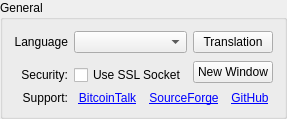
      <widget class="QGroupBox" name="sellBuyGroupBox">
       <property name="sizePolicy">
        <sizepolicy hsizetype="Expanding" vsizetype="Maximum">
         <horstretch>0</horstretch>
         <verstretch>0</verstretch>
        </sizepolicy>
       </property>
       <property name="minimumSize">
        <size>
         <width>0</width>
         <height>0</height>
        </size>
       </property>
       <property name="maximumSize">
        <size>
         <width>480</width>
         <height>16777215</height>
        </size>
       </property>
       <property name="accessibleName">
        <string>TR00041</string>
       </property>
       <property name="styleSheet">
        <string notr="true"/>
       </property>
       <property name="title">
        <string>General</string>
       </property>
       <layout class="QGridLayout" name="gridLayout_3">
        <property name="verticalSpacing">
         <number>6</number>
        </property>
        <item row="0" column="0">
         <widget class="QLabel" name="label_51">
          <property name="sizePolicy">
           <sizepolicy hsizetype="Preferred" vsizetype="Preferred">
            <horstretch>0</horstretch>
            <verstretch>0</verstretch>
           </sizepolicy>
          </property>
          <property name="accessibleName">
           <string>TR00047</string>
          </property>
          <property name="text">
           <string>Language</string>
          </property>
          <property name="alignment">
           <set>Qt::AlignRight|Qt::AlignTrailing|Qt::AlignVCenter</set>
          </property>
          <property name="openExternalLinks">
           <bool>true</bool>
          </property>
         </widget>
        </item>
        <item row="1" column="2" rowspan="2">
         <widget class="QPushButton" name="buttonNewWindow">
          <property name="sizePolicy">
           <sizepolicy hsizetype="Expanding" vsizetype="Fixed">
            <horstretch>0</horstretch>
            <verstretch>0</verstretch>
           </sizepolicy>
          </property>
          <property name="minimumSize">
           <size>
            <width>60</width>
            <height>0</height>
           </size>
          </property>
          <property name="maximumSize">
           <size>
            <width>16777215</width>
            <height>16777215</height>
           </size>
          </property>
          <property name="accessibleName">
           <string>TR00051</string>
          </property>
          <property name="text">
           <string>New Window</string>
          </property>
         </widget>
        </item>
        <item row="0" column="1">
         <widget class="QComboBox" name="langComboBox">
          <property name="sizePolicy">
           <sizepolicy hsizetype="Expanding" vsizetype="Fixed">
            <horstretch>0</horstretch>
            <verstretch>0</verstretch>
           </sizepolicy>
          </property>
         </widget>
        </item>
        <item row="3" column="0">
         <widget class="QLabel" name="label_52">
          <property name="sizePolicy">
           <sizepolicy hsizetype="Preferred" vsizetype="Preferred">
            <horstretch>0</horstretch>
            <verstretch>0</verstretch>
           </sizepolicy>
          </property>
          <property name="accessibleName">
           <string>TR00052</string>
          </property>
          <property name="text">
           <string>Support:</string>
          </property>
          <property name="alignment">
           <set>Qt::AlignRight|Qt::AlignTrailing|Qt::AlignVCenter</set>
          </property>
          <property name="openExternalLinks">
           <bool>false</bool>
          </property>
         </widget>
        </item>
        <item row="2" column="0">
         <widget class="QLabel" name="label_50">
          <property name="sizePolicy">
           <sizepolicy hsizetype="Preferred" vsizetype="Preferred">
            <horstretch>0</horstretch>
            <verstretch>0</verstretch>
           </sizepolicy>
          </property>
          <property name="accessibleName">
           <string>TR00049</string>
          </property>
          <property name="text">
           <string>Security:</string>
          </property>
          <property name="alignment">
           <set>Qt::AlignRight|Qt::AlignTrailing|Qt::AlignVCenter</set>
          </property>
          <property name="openExternalLinks">
           <bool>true</bool>
          </property>
         </widget>
        </item>
        <item row="2" column="1">
         <widget class="QCheckBox" name="sslCheck">
          <property name="sizePolicy">
           <sizepolicy hsizetype="Maximum" vsizetype="Preferred">
            <horstretch>0</horstretch>
            <verstretch>0</verstretch>
           </sizepolicy>
          </property>
          <property name="accessibleName">
           <string>TR00050</string>
          </property>
          <property name="text">
           <string>Use SSL Socket</string>
          </property>
         </widget>
        </item>
        <item row="3" column="1" colspan="2">
         <layout class="QHBoxLayout" name="horizontalLayout_3">
          <property name="spacing">
           <number>8</number>
          </property>
          <item>
           <widget class="QLabel" name="label_55">
            <property name="sizePolicy">
             <sizepolicy hsizetype="Maximum" vsizetype="Maximum">
              <horstretch>0</horstretch>
              <verstretch>0</verstretch>
             </sizepolicy>
            </property>
            <property name="minimumSize">
             <size>
              <width>0</width>
              <height>0</height>
             </size>
            </property>
            <property name="toolTip">
             <string>https://bitcointalk.org/index.php?topic=201062.0</string>
            </property>
            <property name="text">
             <string>&lt;a href=&quot;https://bitcointalk.org/index.php?topic=201062.0&quot;&gt;&lt;span style=&quot; text-decoration: underline; color:#0000ff;&quot;&gt;BitcoinTalk&lt;/span&gt;&lt;/a&gt;</string>
            </property>
            <property name="alignment">
             <set>Qt::AlignCenter</set>
            </property>
            <property name="openExternalLinks">
             <bool>true</bool>
            </property>
           </widget>
          </item>
          <item>
           <widget class="QLabel" name="label_53">
            <property name="sizePolicy">
             <sizepolicy hsizetype="Maximum" vsizetype="Maximum">
              <horstretch>0</horstretch>
              <verstretch>0</verstretch>
             </sizepolicy>
            </property>
            <property name="minimumSize">
             <size>
              <width>0</width>
              <height>0</height>
             </size>
            </property>
            <property name="toolTip">
             <string>https://sourceforge.net/projects/bitcointrader</string>
            </property>
            <property name="text">
             <string>&lt;a href=&quot;https://sourceforge.net/projects/bitcointrader/&quot;&gt;&lt;span style=&quot; text-decoration: underline; color:#0000ff;&quot;&gt;SourceForge&lt;/span&gt;&lt;/a&gt;</string>
            </property>
            <property name="alignment">
             <set>Qt::AlignCenter</set>
            </property>
            <property name="openExternalLinks">
             <bool>true</bool>
            </property>
           </widget>
          </item>
          <item>
           <widget class="QLabel" name="label_54">
            <property name="sizePolicy">
             <sizepolicy hsizetype="Maximum" vsizetype="Maximum">
              <horstretch>0</horstretch>
              <verstretch>0</verstretch>
             </sizepolicy>
            </property>
            <property name="minimumSize">
             <size>
              <width>0</width>
              <height>0</height>
             </size>
            </property>
            <property name="toolTip">
             <string>https://github.com/JulyIGHOR/QtBitcoinTrader</string>
            </property>
            <property name="text">
             <string>&lt;a href=&quot;https://github.com/JulyIGHOR/QtBitcoinTrader&quot;&gt;&lt;span style=&quot; text-decoration: underline; color:#0000ff;&quot;&gt;GitHub&lt;/span&gt;&lt;/a&gt;</string>
            </property>
            <property name="alignment">
             <set>Qt::AlignCenter</set>
            </property>
            <property name="openExternalLinks">
             <bool>true</bool>
            </property>
           </widget>
          </item>
         </layout>
        </item>
        <item row="0" column="2">
         <widget class="QPushButton" name="aboutTranslationButton">
          <property name="sizePolicy">
           <sizepolicy hsizetype="Expanding" vsizetype="Fixed">
            <horstretch>0</horstretch>
            <verstretch>0</verstretch>
           </sizepolicy>
          </property>
          <property name="minimumSize">
           <size>
            <width>60</width>
            <height>0</height>
           </size>
          </property>
          <property name="maximumSize">
           <size>
            <width>16777215</width>
            <height>16777215</height>
           </size>
          </property>
          <property name="accessibleName">
           <string>TR00048</string>
          </property>
          <property name="text">
           <string>Translation</string>
          </property>
         </widget>
        </item>
       </layout>
      </widget>
